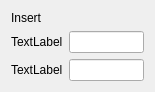
<?xml version="1.0" encoding="UTF-8"?>
<ui version="4.0">
 <class>RLCustomInsertWidget</class>
 <widget class="QWidget" name="RLCustomInsertWidget">
  <property name="geometry">
   <rect>
    <x>0</x>
    <y>0</y>
    <width>155</width>
    <height>86</height>
   </rect>
  </property>
  <property name="windowTitle">
   <string>Form</string>
  </property>
  <layout class="QGridLayout" name="gridLayout">
   <item row="1" column="1">
    <widget class="QLineEdit" name="line1"/>
   </item>
   <item row="2" column="0">
    <widget class="QLabel" name="label_2">
     <property name="text">
      <string>TextLabel</string>
     </property>
    </widget>
   </item>
   <item row="1" column="0">
    <widget class="QLabel" name="label">
     <property name="text">
      <string>TextLabel</string>
     </property>
    </widget>
   </item>
   <item row="2" column="1">
    <widget class="QLineEdit" name="line2"/>
   </item>
   <item row="0" column="0">
    <widget class="QLabel" name="label_3">
     <property name="text">
      <string>Insert</string>
     </property>
    </widget>
   </item>
  </layout>
 </widget>
 <resources/>
 <connections/>
</ui>
